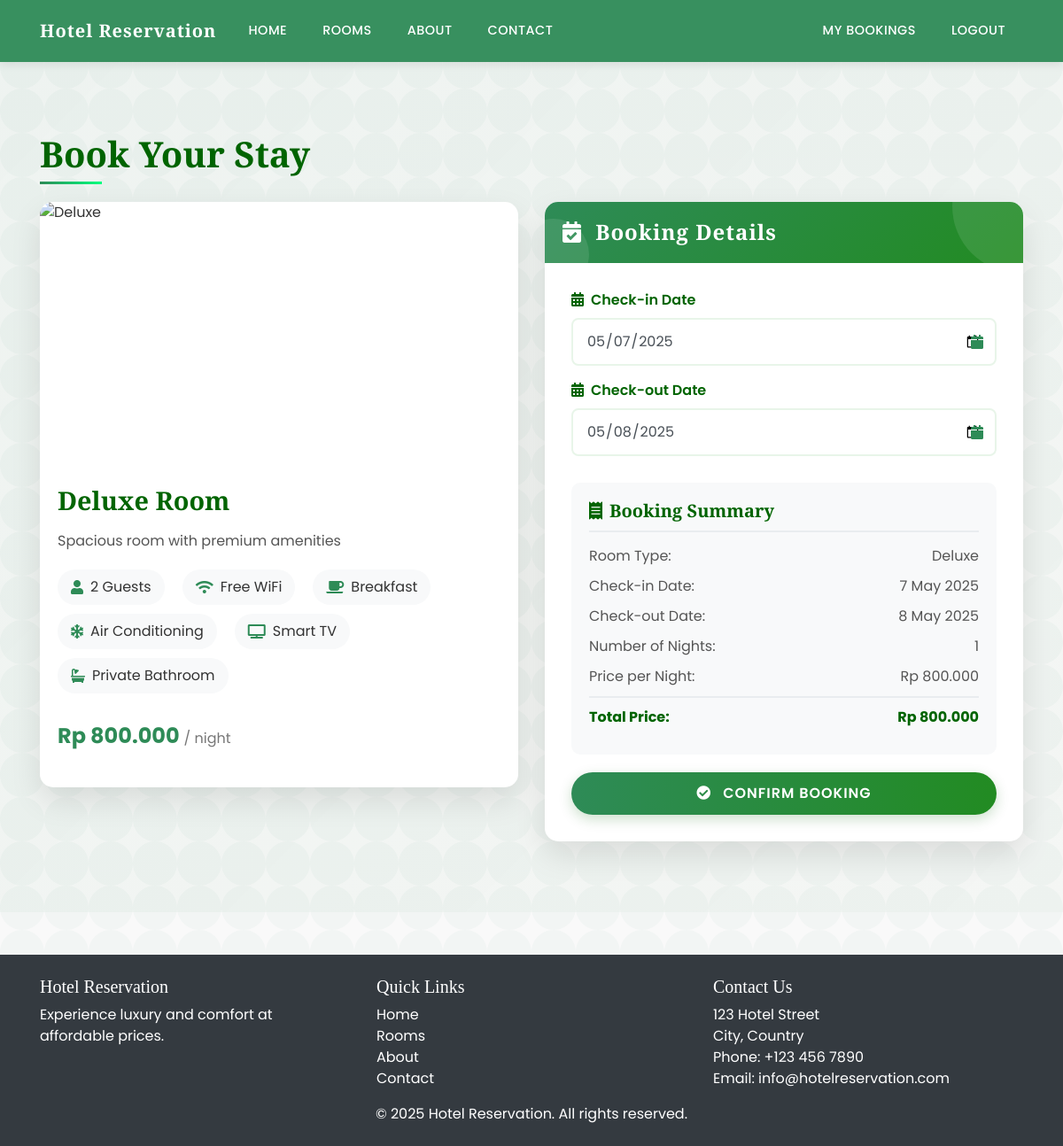
The app's page /booking.php?type=2 (signed in) with its own data.
### tables this page shows
CREATE TABLE `room_types` (
  `id` int(11) NOT NULL,
  `name` varchar(50) NOT NULL,
  `description` text DEFAULT NULL,
  `price_per_night` decimal(10,2) NOT NULL,
  `capacity` int(11) NOT NULL
);

### booking.php (the view, shortened to what this page needs)
<?php
include 'config/db_connect.php';
$type_id = mysqli_real_escape_string($conn, $_GET['type']);
$sql = "SELECT * FROM room_types WHERE id = $type_id";
$result = mysqli_query($conn, $sql);
$room_type = mysqli_fetch_assoc($result);
$errors = ['check_in' => '', 'check_out' => '', 'booking' => '', 'recaptcha' => ''];
$check_in = $check_out = '';
?>
<!DOCTYPE html>
<html lang="en">
<head>
    <link rel="stylesheet" href="https://stackpath.bootstrapcdn.com/bootstrap/4.5.2/css/bootstrap.min.css">
    <link rel="stylesheet" href="https://cdnjs.cloudflare.com/ajax/libs/font-awesome/5.15.3/css/all.min.css">
    <link rel="stylesheet" href="https://cdnjs.cloudflare.com/ajax/libs/animate.css/4.1.1/animate.min.css">
    <link rel="stylesheet" href="https://unpkg.com/aos@next/dist/aos.css" />
</head>
<body>
    <?php include 'templates/header.php'; ?>
    <section class="booking-section">
        <div class="container">
            <h2 class="page-title" data-aos="fade-right">Book Your Stay</h2>
            <div class="row">
                <div class="col-lg-6 mb-4" data-aos="fade-up" data-aos-delay="100">
                    <div class="card room-card">
                        <img src="https://source.unsplash.com/random/600x400/?luxury-hotel-room" class="card-img-top room-img" alt="<?php echo $room_type['name']; ?>">
                        <div class="card-body">
                            <h3 class="card-title"><?php echo $room_type['name']; ?> Room</h3>
                            <p class="card-text"><?php echo $room_type['description']; ?></p>
                            <div class="amenities-list">
                                <div class="amenity-item">
                                    <i class="fas fa-user"></i>
                                    <span><?php echo $room_type['capacity']; ?> Guests</span>
                                </div>
                                <div class="amenity-item">
                                    <i class="fas fa-wifi"></i>
                                    <span>Free WiFi</span>
                                </div>
                                <div class="amenity-item">
                                    <i class="fas fa-coffee"></i>
                                    <span>Breakfast</span>
                                </div>
                                <div class="amenity-item">
                                    <i class="fas fa-snowflake"></i>
                                    <span>Air Conditioning</span>
                                </div>
                                <div class="amenity-item">
                                    <i class="fas fa-tv"></i>
                                    <span>Smart TV</span>
                                </div>
                                <div class="amenity-item">
                                    <i class="fas fa-bath"></i>
                                    <span>Private Bathroom</span>
                                </div>
                            </div>
                            <div class="price-tag">
                                Rp <?php echo number_format($room_type['price_per_night'], 0, ',', '.'); ?> <small>/ night</small>
                            </div>
                        </div>
                    </div>
                </div>
                <div class="col-lg-6" data-aos="fade-up" data-aos-delay="200">
                    <div class="card booking-form-card">
                        <div class="booking-form-header">
                            <h4><i class="fas fa-calendar-check mr-2"></i> Booking Details</h4>
                        </div>
                        <div class="booking-form-body">
                            <form action="booking.php?type=<?php echo $type_id; ?>" method="POST" id="bookingForm">
                                <div class="form-group">
                                    <label for="check_in"><i class="fas fa-calendar-alt mr-2"></i>Check-in Date</label>
                                    <div class="date-picker-wrapper">
                                        <input type="date" class="form-control <?php echo $errors['check_in'] ? 'is-invalid' : ''; ?>" id="check_in" name="check_in" value="<?php echo $check_in; ?>" min="<?php echo date('Y-m-d'); ?>">
                                    </div>
                                </div>
                                <div class="form-group">
                                    <label for="check_out"><i class="fas fa-calendar-alt mr-2"></i>Check-out Date</label>
                                    <div class="date-picker-wrapper">
                                        <input type="date" class="form-control <?php echo $errors['check_out'] ? 'is-invalid' : ''; ?>" id="check_out" name="check_out" value="<?php echo $check_out; ?>" min="<?php echo date('Y-m-d', strtotime('+1 day')); ?>">
                                    </div>
                                </div>
                                <div class="booking-summary" id="bookingSummary" style="display: none;">
                                    <h5 class="summary-title"><i class="fas fa-receipt mr-2"></i>Booking Summary</h5>
                                    <div class="summary-item">
                                        <span>Room Type:</span>
                                        <span><?php echo $room_type['name']; ?></span>
                                    </div>
                                    <div class="summary-item">
                                        <span>Check-in Date:</span>
                                        <span id="summaryCheckIn">-</span>
                                    </div>
                                    <div class="summary-item">
                                        <span>Check-out Date:</span>
                                        <span id="summaryCheckOut">-</span>
                                    </div>
                                    <div class="summary-item">
                                        <span>Number of Nights:</span>
                                        <span id="summaryNights">-</span>
                                    </div>
                                    <div class="summary-item">
                                        <span>Price per Night:</span>
                                        <span>Rp <?php echo number_format($room_type['price_per_night'], 0, ',', '.'); ?></span>
                                    </div>
                                    <div class="summary-item summary-total">
                                        <span>Total Price:</span>
                                        <span id="summaryTotal">-</span>
                                    </div>
                                </div>
                                <button type="submit" name="submit" class="btn btn-book btn-block">
                                    <i class="fas fa-check-circle mr-2"></i> Confirm Booking
                                </button>
                            </form>
                        </div>
                    </div>
                </div>
            </div>
        </div>
    </section>
    <?php include 'templates/footer.php'; ?>
</body>
</html>

### booking.php (style rules this page uses)
:root { --primary-green: #2E8B57; --secondary-green: #3CB371; --light-green: #98FB98; --dark-green: #006400; --accent-green: #00FF7F; --forest-green: #228B22; --mint-green: #BDFCC9; --olive-green: #556B2F; }
body { font-family: 'Poppins', sans-serif; background-color: #f9f9f9; color: #333; overflow-x: hidden; background-attachment: fixed; }
h1, h2, h3, h4, h5, h6 { font-family: 'Playfair Display', serif; }
.booking-section { padding: 80px 0; position: relative; }
.booking-section:before { content: ''; position: absolute; top: 0; left: 0; width: 100%; height: 100%; background: linear-gradient(135deg, rgba(46, 139, 87, 0.05) 0%, rgba(0, 100, 0, 0.02) 100%); z-index: -1; }
.page-title { font-size: 2.5rem; font-weight: 700; color: var(--dark-green); margin-bottom: 30px; position: relative; display: inline-block; }
.page-title:after { content: ''; position: absolute; width: 70px; height: 3px; background: linear-gradient(to right, var(--primary-green), var(--accent-green)); bottom: -10px; left: 0; }
.room-card { border: none; border-radius: 15px; overflow: hidden; box-shadow: 0 15px 35px rgba(0, 0, 0, 0.1); transition: all 0.4s ease; background: white; margin-bottom: 30px; }
.room-img { height: 300px; object-fit: cover; transition: all 0.5s ease; }
.card-title { font-size: 1.8rem; font-weight: 700; color: var(--dark-green); margin-bottom: 15px; }
.card-text { color: #555; margin-bottom: 15px; line-height: 1.6; }
.price-tag { font-size: 1.5rem; font-weight: 700; color: var(--primary-green); margin: 20px 0; display: flex; align-items: baseline; }
.price-tag small { font-size: 1rem; color: #777; margin-left: 5px; }
.booking-form-card { border: none; border-radius: 15px; overflow: hidden; box-shadow: 0 15px 35px rgba(0, 0, 0, 0.1); transition: all 0.4s ease; background: white; }
.booking-form-header { background: linear-gradient(135deg, var(--primary-green), var(--forest-green)); color: white; padding: 20px; position: relative; overflow: hidden; }
.booking-form-header h4 { position: relative; z-index: 2; font-weight: 700; margin: 0; letter-spacing: 1px; }
.booking-form-header:after { content: ''; position: absolute; width: 150px; height: 150px; background: rgba(255, 255, 255, 0.1); border-radius: 50%; top: -70px; right: -70px; z-index: 1; }
.booking-form-header:before { content: ''; position: absolute; width: 80px; height: 80px; background: rgba(255, 255, 255, 0.1); border-radius: 50%; bottom: -30px; left: -30px; z-index: 1; }
.booking-form-body { padding: 30px; }
.form-group label { font-weight: 600; color: var(--dark-green); margin-bottom: 8px; }
.form-control { border: 2px solid #e8f5e9; border-radius: 8px; padding: 12px 15px; height: auto; font-size: 1rem; transition: all 0.3s ease; }
.btn-book { background: linear-gradient(to right, var(--primary-green), var(--forest-green)); border: none; color: white; padding: 12px 30px; border-radius: 50px; font-weight: 600; text-transform: uppercase; letter-spacing: 1px; transition: all 0.3s ease; position: relative; overflow: hidden; z-index: 1; box-shadow: 0 5px 15px rgba(0, 100, 0, 0.2); }
.btn-book:before { content: ''; position: absolute; top: 0; left: -100%; width: 100%; height: 100%; background: linear-gradient(90deg, transparent, rgba(255, 255, 255, 0.2), transparent); transition: all 0.6s ease; z-index: -1; }
.booking-summary { background-color: #f8f9fa; border-radius: 10px; padding: 20px; margin-top: 30px; }
.summary-title { font-weight: 700; color: var(--dark-green); margin-bottom: 15px; border-bottom: 2px solid #e9ecef; padding-bottom: 10px; }
.summary-item { display: flex; justify-content: space-between; margin-bottom: 10px; color: #555; }
.summary-total { font-weight: 700; color: var(--dark-green); border-top: 2px solid #e9ecef; padding-top: 10px; margin-top: 10px; }
.date-picker-wrapper { position: relative; }
.amenities-list { display: flex; flex-wrap: wrap; margin: 20px 0; }
.amenity-item { display: flex; align-items: center; margin-right: 20px; margin-bottom: 10px; background-color: #f8f9fa; padding: 8px 15px; border-radius: 30px; transition: all 0.3s ease; }
.amenity-item i { color: var(--primary-green); margin-right: 8px; }

### records on screen
room_types: name "Deluxe", description "Spacious room with premium amenities", capacity "2", price_per_night "800.000"
